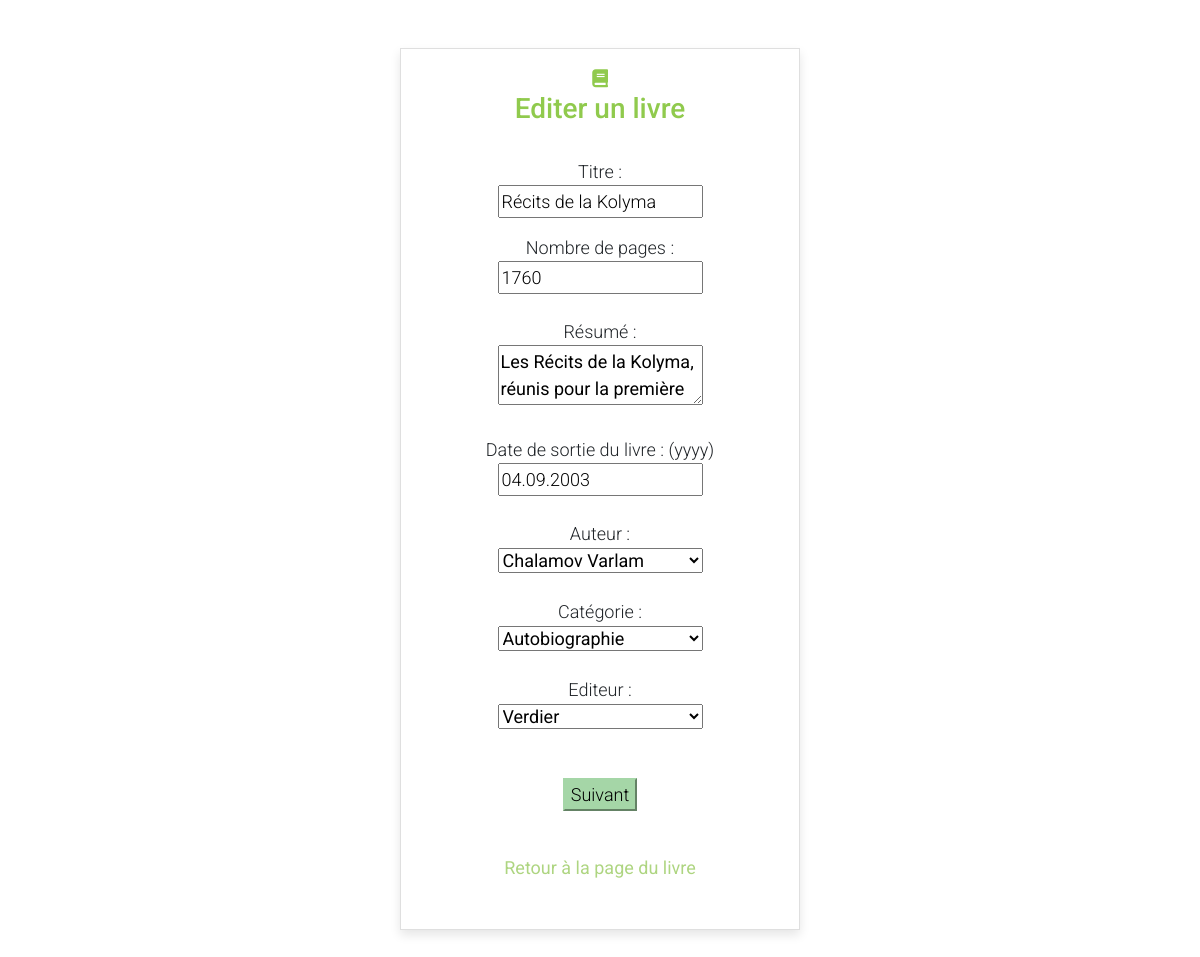
Page /index.php?controller=books&action=editBook&idBook=20 on the earlier database version.
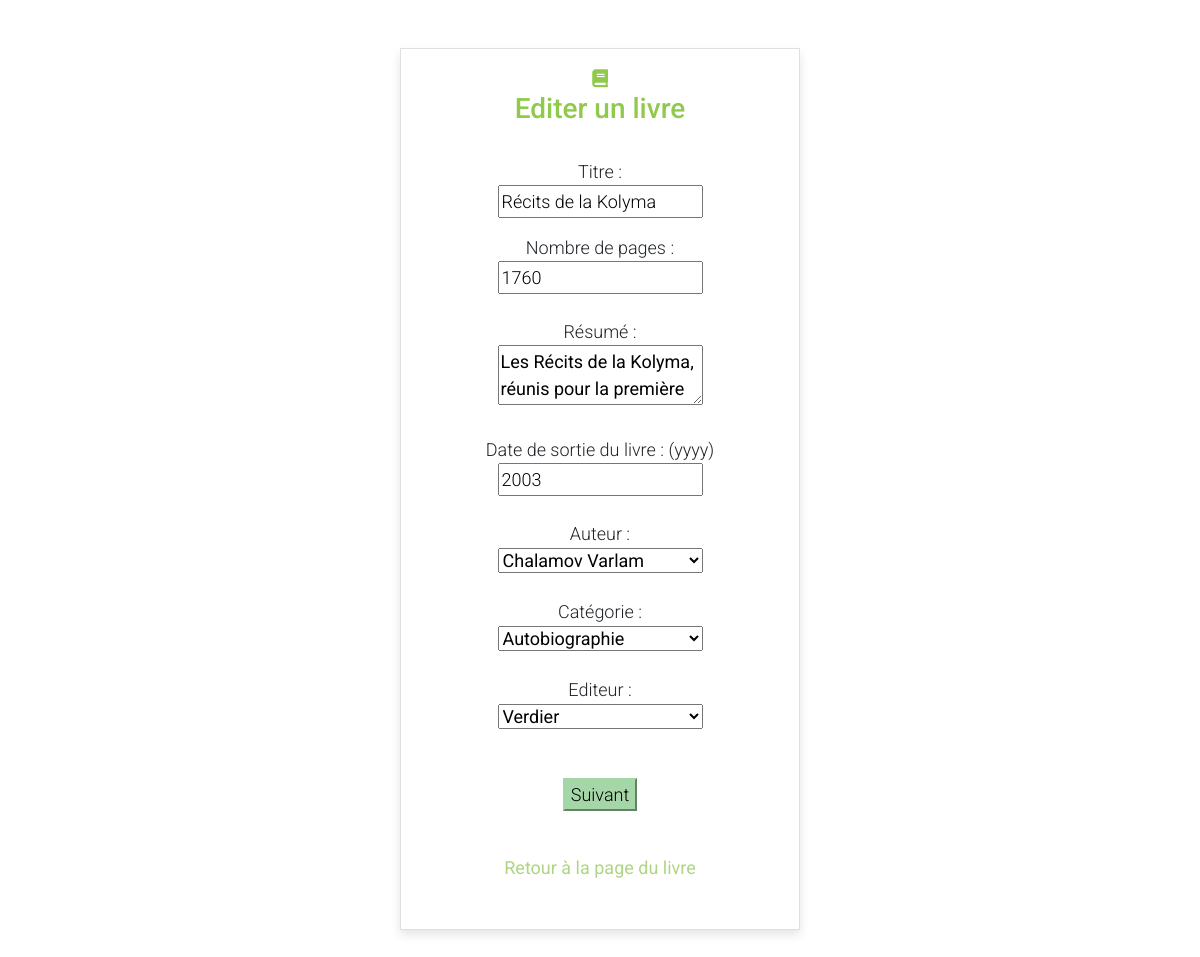
Same page on the later database version.
### tables this page shows
CREATE TABLE `t_book` (
  `idBook` int(11) NOT NULL,
  `booTitle` varchar(100) NOT NULL COMMENT 'Titre du livre',
  `booPicture` text NOT NULL COMMENT 'Image du livre',
  `booPage` int(5) NOT NULL COMMENT 'Nombre de page du livre',
  `booExtract` text NOT NULL COMMENT 'Extrait du livre',
  `booAbstract` text NOT NULL COMMENT 'Résumé du livre',
  `booDate` varchar(30) NOT NULL COMMENT 'Date de sortie du livre',
  `booAddDate` datetime NOT NULL DEFAULT CURRENT_TIMESTAMP,
  `fkAuthor` int(8) NOT NULL,
  `fkCategory` int(8) NOT NULL COMMENT 'Type du livre',
  `fkEditor` int(8) NOT NULL,
  `fkUser` int(8) NOT NULL
);

### controller/BooksController.php (called while the page is built, shortened)
<?php
include_once ("data/database.php");
class BooksController extends Controller {
    public function display() {
        $action = $_GET['action'] . "Action";
        try {
            return call_user_func(array($this, $action));
        } catch (\Throwable $th) {
            return call_user_func(array($this, "addBooksAction"));
        }
    }
    private function editBookAction() {
        $database = new Database();
        $authors = $database->getAllAuthors();
        $categories = $database->getAllCategories();
        $editors = $database->getAllEditors();
        if(isset($_GET['idBook'])){
            $books = $database->getBookInfoWithId($_GET['idBook']);
        }
        $view = file_get_contents('view/page/books/editBook.php');
        eval('?>' . $view);
        $content = ob_get_clean();
        return $content;
    }
}

### data/database.php (called while the page is built, shortened)
<?php
include_once 'userInfos/userInfos.php';
class Database {
    private $connector;
    public function __construct(){
        $connexion = new connexionValues();
        $this->connexionValues = $connexion->getValues();
        $Json = file_get_contents("data/userInfos/passwords.json");
        $passwordArray = json_decode($Json, true);
        try {
            $dns = "mysql:host=".$this->connexionValues['host'].";dbname=".$this->connexionValues['dbname'].";charset=utf8";
            $this->connector = new PDO($dns, $this->connexionValues['user'], $passwordArray[0]['pass']);
            $this->connector->setAttribute(PDO::ATTR_ERRMODE, PDO::ERRMODE_EXCEPTION);
        } catch (PDOException $e) {
            echo "PDOError: " . $e->getMessage()." In ".__FILE__;
        }
    }
    private function querySimpleExecute($query){
        $req = $this -> connector->prepare($query);
        $req->execute();
        return $req;
    }
    private function queryPrepareExecute($query, $binds){
        $req = $this -> connector->prepare($query);
        foreach($binds as $key => $bind){
            $req -> bindValue($key, $bind['value'], $bind['type']);
        }
        $req->execute();
        return $req;
    }
    private function formatData($req){
        $result = $req->fetchALL(PDO::FETCH_ASSOC);
        return $result;
    }
    public function getBookInfoWithId($id){
        $sql = "SELECT * FROM t_book
        INNER JOIN t_author on t_book.fkAuthor = t_author.idAuthor
        INNER JOIN t_editor on t_book.fkEditor = t_editor.idEditor
        INNER JOIN t_category on t_book.fkCategory = t_category.idCategory
        INNER JOIN t_user on t_book.fkUser = t_user.idUser
        -- INNER JOIN t_note on t_note.fkBook = t_book.idBook
        WHERE idBook = :varId";
        $binds = array(
            "varId" => array(
                "value" => $id,
                "type" => PDO::PARAM_INT
            )
        );
        $rep = $this -> queryPrepareExecute($sql, $binds);
        $getOneBook = $this -> formatData($rep);
        return $getOneBook;
    }
    public function getAllAuthors(){
        $queryRequest = "SELECT * FROM t_author";
        $rep = $this ->querySimpleExecute($queryRequest);
        $getAllAuthors = $this -> formatData($rep);
        return $getAllAuthors;
    }
    public function getAllCategories(){
        $queryRequest = "SELECT * FROM t_category";
        $rep = $this ->querySimpleExecute($queryRequest);
        $getAllCategories = $this -> formatData($rep);
        return $getAllCategories;
    }
    public function getAllEditors(){
        $queryRequest = "SELECT * FROM t_editor";
        $rep = $this ->querySimpleExecute($queryRequest);
        $getAllEditors = $this -> formatData($rep);
        return $getAllEditors;
    }
}
?>

### data/userInfos/userInfos.php (called while the page is built)
<?php
class connexionValues {
    private $host = "localhost";
    private $user = 'userBooks';
    private $dbname = "db_books";
    public function getValues(){
        $values = array("host"=>$this->host, "user"=>$this->user, "dbname"=>$this->dbname);
        return $values;
    }
}
?>

### view/page/books/editBook.php (the view, shortened to what the changed rows need)
<div class="d-flex justify-content-around my-5">
        <div class="col-md-4">
            <div class="card mb-4 product-wap rounded-0">
                <div class="card-body text-center">
                    <h3 class="text-success1">Editer un livre</h1>
                    <?php
                        $authorsGet = $_SESSION['authors'];
                        $categoriesGet = $_SESSION['categories'];
                        $editorsGet = $_SESSION['editors'];
                        $bookInfos = $_SESSION['bookInfos'];
                    ?>
                    <form method="post" action="index.php?controller=books&action=checkEditBook&idBook=<?=$_GET['idBook'];?>">
                        <label for="title" class="mt-4">Titre :</label><br>
                        <input type="text" name="title" class="inputForm" value="<?=$bookInfos[0]['booTitle'];?>" required><br>
                        <label for="nbPages" class="mt-3">Nombre de pages : </label><br>
                        <input type="number" name="nbPages" class="inputForm"  value="<?=$bookInfos[0]['booPage'];?>" required><br>
                        <label for="abstract" class="mt-4">Résumé :</label><br>
                        <textarea name="abstract" class="inputForm"  required><?=$bookInfos[0]['booAbstract'];?></textarea><br>
                        <label for="date" class="mt-4">Date de sortie du livre : (yyyy)</label><br>
                        <input type="text" name="date" class="inputForm" value="<?=$bookInfos[0]['booDate'];?>" required><br>
                        <label for="author" class="mt-4">Auteur :</label><br>
                        <select name="author" class="inputForm" required>
                            <?php
                                foreach ($authorsGet as $key => $value) {
                                    if($authorsGet[$key]['idAuthor'] == $bookInfos[0]['fkAuthor']){
                                        ?>
                                        <option selected value="<?=$authorsGet[$key]['idAuthor'];?>"><?=$authorsGet[$key]['autName'] . " " . $authorsGet[$key]['autSurname'];?></option>
                                        <?php
                                    }else{
                                        ?>
                                        <option value="<?=$authorsGet[$key]['idAuthor'];?>"><?=$authorsGet[$key]['autName'] . " " . $authorsGet[$key]['autSurname'];?></option>
                                        <?php
                                    }
                                }
                            ?>
                        </select><br>
                        <label for="category" class="mt-4">Catégorie :</label><br>
                        <select name="category" class="inputForm" required>
                            <?php
                                foreach ($categoriesGet as $key => $value) {
                                    if( $categoriesGet[$key]['idCategory'] == $bookInfos[0]['fkCategory']){
                                    ?>
                                    <option selected value="<?=$categoriesGet[$key]['idCategory'];?>"><?=$categoriesGet[$key]['catName']?></option>
                                    <?php
                                }else{
                                    ?>
                                    <option value="<?=$categoriesGet[$key]['idCategory'];?>"><?=$categoriesGet[$key]['catName']?></option>
                                    <?php
                                }
                            }
                            ?>
                        </select><br>
                        <label for="editor" class="mt-4">Editeur :</label><br>
                        <select name="editor" class="inputForm" required>
                            <?php
                                foreach ($editorsGet as $key => $value) {
                                    if( $editorsGet[$key]['idEditor'] == $bookInfos[0]['fkEditor']){
                                    ?>
                                    <option selected value="<?=$editorsGet[$key]['idEditor'];?>"><?=$editorsGet[$key]['ediName']?></option>
                                    <?php
                                }else{
                                    ?>
                                    <option value="<?=$editorsGet[$key]['idEditor'];?>"><?=$editorsGet[$key]['ediName']?></option>
                                    <?php
                                }
                             }
                            ?>
                        </select><br>
                        <input type="submit" name="btnSubmit" value="Suivant" class="mt-5 btn-success">
                    </form>
                    <br>
                </div>
            </div>
        </div>
    </div>

Differences in the rows shown:
changed t_book "Récits de la Kolyma": date "04.09.2003" → "2003"
